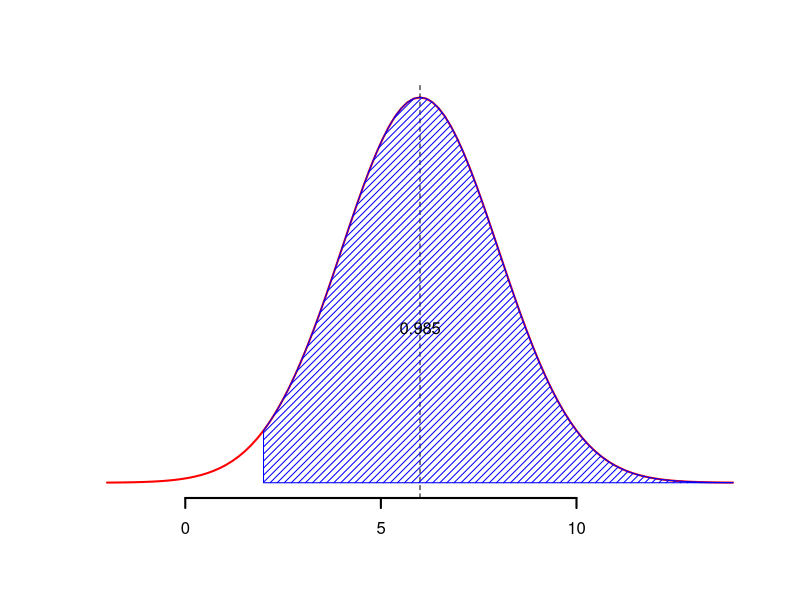
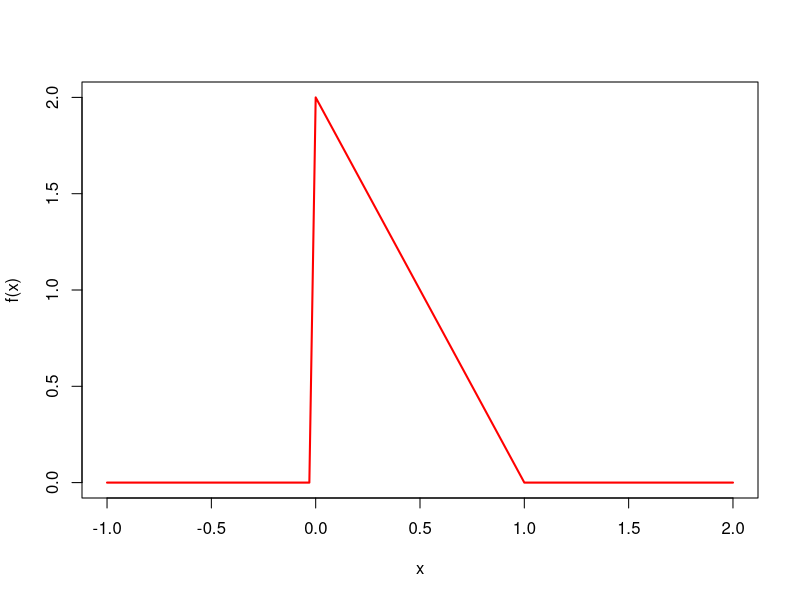

These charts were generated, in order, by the following R code:
## ---- chunk 1
x<-0:4
fx<-c(4/12,4/12,2/12,1/12,4/12)
media<-x*fx
## ---- chunk 2
mepob<-6
varpob<-36
n=9
curve(dnorm(x,mepob,sqrt(varpob/n)),-2,14,lwd=2, col='red',
      xlab='',ylab='',axes=F )
axis(1,lwd=2)
abline(v=mepob, lty=2)
x2<-seq(2,14,l=100)
polygon(c(2,x2,14),c(0,dnorm(x2,mepob,sqrt(varpob/n)),0),col='blue', density = 20, angle=45)
text(6,0.08,0.985)

## ---- chunk 3
k=qnorm(0.015,6,2)
k
## ---- chunk 4
qnorm(0.015)
## ---- chunk 5
k=2*(-2.17)+6
k
## ---- chunk 6
xbar<-rnorm(1e5,6,2)
sum(xbar>11)/1e5
## ---- chunk 7
1-pnorm(2.5)
round(1-pnorm(2.5),4)
## ---- chunk 8
f<-function(x){
  f1<-ifelse(x>=0 & x<=1,2-2*x,0)
  return(f1)}
x<-seq(-1,2,l=100)  
plot(x,f(x), lwd=2,type='l', col='red')  
